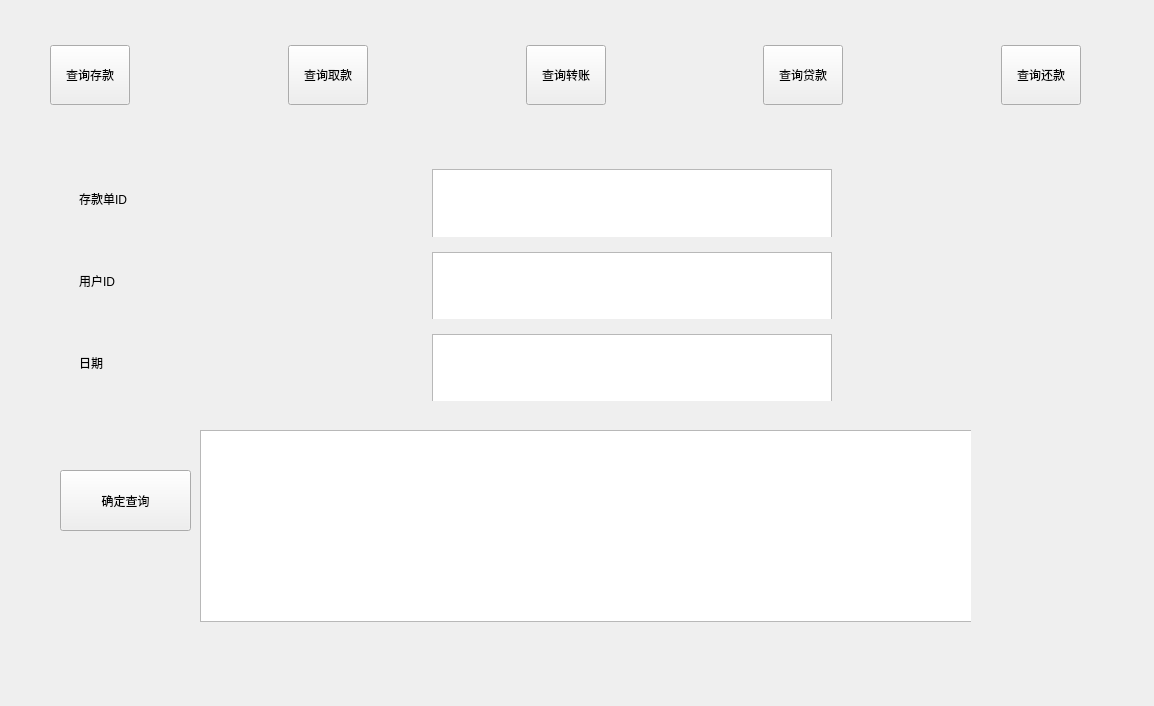
<?xml version="1.0" encoding="UTF-8"?>
<ui version="4.0">
 <class>exactmatchQuery</class>
 <widget class="QWidget" name="exactmatchQuery">
  <property name="geometry">
   <rect>
    <x>0</x>
    <y>0</y>
    <width>1154</width>
    <height>706</height>
   </rect>
  </property>
  <property name="windowTitle">
   <string>精确查询窗口</string>
  </property>
  <widget class="QWidget" name="widget" native="true">
   <property name="geometry">
    <rect>
     <x>50</x>
     <y>10</y>
     <width>1031</width>
     <height>131</height>
    </rect>
   </property>
   <layout class="QHBoxLayout" name="horizontalLayout">
    <item>
     <widget class="QPushButton" name="Button_deposit_inquire">
      <property name="minimumSize">
       <size>
        <width>80</width>
        <height>60</height>
       </size>
      </property>
      <property name="text">
       <string>查询存款</string>
      </property>
     </widget>
    </item>
    <item>
     <spacer name="horizontalSpacer">
      <property name="orientation">
       <enum>Qt::Horizontal</enum>
      </property>
      <property name="sizeHint" stdset="0">
       <size>
        <width>71</width>
        <height>20</height>
       </size>
      </property>
     </spacer>
    </item>
    <item>
     <widget class="QPushButton" name="Button_draw_inquire">
      <property name="minimumSize">
       <size>
        <width>80</width>
        <height>60</height>
       </size>
      </property>
      <property name="text">
       <string>查询取款</string>
      </property>
     </widget>
    </item>
    <item>
     <spacer name="horizontalSpacer_2">
      <property name="orientation">
       <enum>Qt::Horizontal</enum>
      </property>
      <property name="sizeHint" stdset="0">
       <size>
        <width>71</width>
        <height>20</height>
       </size>
      </property>
     </spacer>
    </item>
    <item>
     <widget class="QPushButton" name="Button_transfer_inquire">
      <property name="minimumSize">
       <size>
        <width>80</width>
        <height>60</height>
       </size>
      </property>
      <property name="text">
       <string>查询转账</string>
      </property>
     </widget>
    </item>
    <item>
     <spacer name="horizontalSpacer_3">
      <property name="orientation">
       <enum>Qt::Horizontal</enum>
      </property>
      <property name="sizeHint" stdset="0">
       <size>
        <width>70</width>
        <height>20</height>
       </size>
      </property>
     </spacer>
    </item>
    <item>
     <widget class="QPushButton" name="Button_loan_inquire">
      <property name="minimumSize">
       <size>
        <width>80</width>
        <height>60</height>
       </size>
      </property>
      <property name="text">
       <string>查询贷款</string>
      </property>
     </widget>
    </item>
    <item>
     <spacer name="horizontalSpacer_4">
      <property name="orientation">
       <enum>Qt::Horizontal</enum>
      </property>
      <property name="sizeHint" stdset="0">
       <size>
        <width>71</width>
        <height>20</height>
       </size>
      </property>
     </spacer>
    </item>
    <item>
     <widget class="QPushButton" name="Button_payback_inquire">
      <property name="minimumSize">
       <size>
        <width>80</width>
        <height>60</height>
       </size>
      </property>
      <property name="text">
       <string>查询还款</string>
      </property>
     </widget>
    </item>
   </layout>
  </widget>
  <widget class="QStackedWidget" name="stackedWidget">
   <property name="geometry">
    <rect>
     <x>50</x>
     <y>150</y>
     <width>921</width>
     <height>521</height>
    </rect>
   </property>
   <property name="currentIndex">
    <number>0</number>
   </property>
   <widget class="QWidget" name="page">
    <widget class="QWidget" name="widget_7" native="true">
     <property name="geometry">
      <rect>
       <x>20</x>
       <y>10</y>
       <width>771</width>
       <height>241</height>
      </rect>
     </property>
     <layout class="QVBoxLayout" name="verticalLayout">
      <item>
       <widget class="QWidget" name="widget_2" native="true">
        <layout class="QHBoxLayout" name="horizontalLayout_2">
         <item>
          <widget class="QLabel" name="label_2">
           <property name="text">
            <string>存款单ID</string>
           </property>
          </widget>
         </item>
         <item>
          <widget class="Line" name="line">
           <property name="orientation">
            <enum>Qt::Horizontal</enum>
           </property>
          </widget>
         </item>
         <item>
          <spacer name="horizontalSpacer_5">
           <property name="orientation">
            <enum>Qt::Horizontal</enum>
           </property>
           <property name="sizeHint" stdset="0">
            <size>
             <width>40</width>
             <height>20</height>
            </size>
           </property>
          </spacer>
         </item>
         <item>
          <widget class="QTextEdit" name="text_deposit_ID">
           <property name="minimumSize">
            <size>
             <width>400</width>
             <height>80</height>
            </size>
           </property>
          </widget>
         </item>
        </layout>
       </widget>
      </item>
      <item>
       <widget class="QWidget" name="widget_3" native="true">
        <layout class="QHBoxLayout" name="horizontalLayout_3">
         <item>
          <widget class="QLabel" name="label">
           <property name="text">
            <string>用户ID    </string>
           </property>
          </widget>
         </item>
         <item>
          <spacer name="horizontalSpacer_6">
           <property name="orientation">
            <enum>Qt::Horizontal</enum>
           </property>
           <property name="sizeHint" stdset="0">
            <size>
             <width>40</width>
             <height>20</height>
            </size>
           </property>
          </spacer>
         </item>
         <item>
          <widget class="QTextEdit" name="text_account_ID">
           <property name="minimumSize">
            <size>
             <width>400</width>
             <height>80</height>
            </size>
           </property>
          </widget>
         </item>
        </layout>
       </widget>
      </item>
      <item>
       <widget class="QWidget" name="widget_4" native="true">
        <layout class="QHBoxLayout" name="horizontalLayout_4">
         <item>
          <widget class="QLabel" name="label_4">
           <property name="text">
            <string>日期    </string>
           </property>
          </widget>
         </item>
         <item>
          <spacer name="horizontalSpacer_8">
           <property name="orientation">
            <enum>Qt::Horizontal</enum>
           </property>
           <property name="sizeHint" stdset="0">
            <size>
             <width>40</width>
             <height>20</height>
            </size>
           </property>
          </spacer>
         </item>
         <item>
          <widget class="QTextEdit" name="text_deposit_date">
           <property name="minimumSize">
            <size>
             <width>400</width>
             <height>80</height>
            </size>
           </property>
          </widget>
         </item>
        </layout>
       </widget>
      </item>
     </layout>
     <zorder>widget_2</zorder>
     <zorder>widget_4</zorder>
     <zorder>widget_3</zorder>
    </widget>
    <widget class="QPushButton" name="deposit_inquire">
     <property name="geometry">
      <rect>
       <x>10</x>
       <y>320</y>
       <width>131</width>
       <height>61</height>
      </rect>
     </property>
     <property name="text">
      <string>确定查询</string>
     </property>
    </widget>
    <widget class="QTextBrowser" name="deposit_information_brower">
     <property name="geometry">
      <rect>
       <x>150</x>
       <y>280</y>
       <width>900</width>
       <height>192</height>
      </rect>
     </property>
    </widget>
   </widget>
   <widget class="QWidget" name="page_2"/>
  </widget>
 </widget>
 <resources/>
 <connections/>
</ui>
